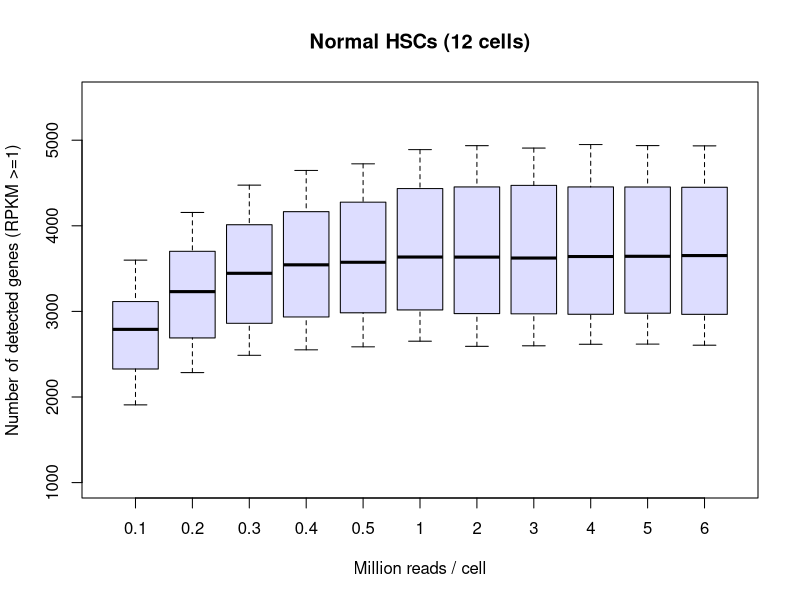

The R script that drew this image:
#############################################################
#Author: Supat Thongjuea, MRC Molecular Haematology Unit, Weatherall Institute of Molecular Medicine, University of Oxford, UK 
#Contact email : supat.thongjuea@ndcls.ox.ac.uk or supat.thongjuea@gmail.com
#Maintainer: Supat Thongjuea and Alice Giustacchini
#Title: Single-cell Transcriptomics Uncovers Distinct and Clinically Predictive Molecular Signatures of Stem Cells in Chronic Myeloid Leukemia
#Journal : Nature Medicine
#Year : 2017
#############################################################
#This R script is used to generate Fig2a.
#############################################################
my.info<-read.table("HSC_Sampling_Count_Genes_Per_Cell_1_RPKM.txt",header=T)
g01<-grep("_01",rownames(my.info))
g02<-grep("_02",rownames(my.info))
g03<-grep("_03",rownames(my.info))
g04<-grep("_04",rownames(my.info))
g05<-grep("_05",rownames(my.info))
g1<-grep("_1",rownames(my.info))
g2<-grep("_2",rownames(my.info))
g3<-grep("_3",rownames(my.info))
g4<-grep("_4",rownames(my.info))
g5<-grep("_5",rownames(my.info))
g6<-grep("_6",rownames(my.info))

##############################################
x01<-my.info[g01,]
x02<-my.info[g02,]
x03<-my.info[g03,]
x04<-my.info[g04,]
x05<-my.info[g05,]
x1<-my.info[g1,]
x2<-my.info[g2,]
x3<-my.info[g3,]
x4<-my.info[g4,]
x5<-my.info[g5,]
x6<-my.info[g6,]
##############################################
my.list<-list()
my.list[["0.1"]]<- x01
my.list[["0.2"]]<- x02
my.list[["0.3"]]<- x03
my.list[["0.4"]]<- x04
my.list[["0.5"]]<- x05
my.list[["1"]]<- x1
my.list[["2"]]<- x2
my.list[["3"]]<- x3
my.list[["4"]]<- x4
my.list[["5"]]<- x5
my.list[["6"]]<- x6

pdf(file="Fig2a.pdf", width=6, height=5, onefile=T, bg="transparent",fonts = NULL,useDingbats=FALSE)
boxplot(my.list,col="#0000ff22",ylim=c(1000,5500),xlab="Million reads / cell",
		ylab="Number of detected genes (RPKM >=1)",
		main="Normal HSCs (12 cells)",cex=0.2)
dev.off()

